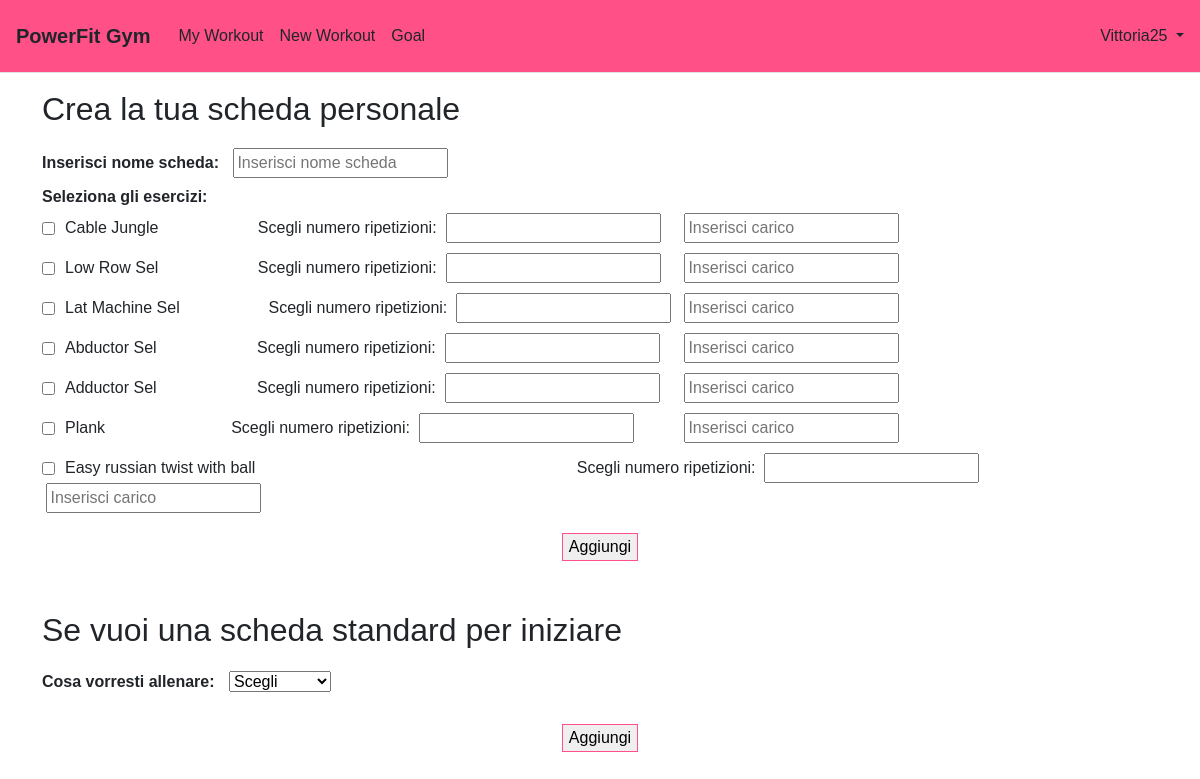
Page /exercises/new/ (signed in) on the committed database.
### accounts/models.py (models this page shows)
class CustomUser(AbstractUser):
    age = models.PositiveIntegerField(null=True, blank=True)

### exercises/models.py (models this page shows, shortened)
class Esercizi(models.Model):
    class EnumCategory(models.TextChoices):
        Arm = "AR", _("Arm")
        Abdomen = "AB", _("Abdomen")
        Leg = "L", _("Leg")
    ExID = models.IntegerField(default=0, unique=True, db_index=True)
    category = models.CharField(max_length=2, choices=EnumCategory.choices, default=EnumCategory.Arm)
    name = models.CharField(max_length=255)
    description = models.TextField(max_length=255)
    ripetizioni = models.IntegerField(default=1)
    carico = models.IntegerField(default=0)
    isDefault = models.BooleanField(default=True)

### exercises/views.py (the view, shortened to what this page needs)
# urls.py: path("new/", views.new_workout, name="article_new"),
def new_workout(request):
    LCreationResult = str()
    LFreeExList = Esercizi.objects.filter(isDefault=False)
    t_tuple = list(tuple(str()))
    for value in LFreeExList:
        t_tuple.append((value.get_category_display(), value.name, value.description, value.ExID))
    return render(request, "new_workout.html", {"lista_esercizi": t_tuple, "CreationResult": LCreationResult})

### templates/new_workout.html (shortened to what this page needs)
{% extends "base.html" %}
{% load crispy_forms_tags %}
{% block content %}
    <h2>Crea la tua scheda personale</h2>
    <form action="" method="post">{% csrf_token %}
        <label for="id_nomescheda" style="margin-right: 10px; margin-bottom: 10px;"><b>Inserisci nome
            scheda:</b></label>
        <input type="text" id="id_nomescheda" name="n_nomescheda" placeholder="Inserisci nome scheda">
        <div style="margin-bottom: 4px;"><b>Seleziona gli esercizi:</b></div>
        {% for value_esercizio in lista_esercizi %}
            <div style="margin-bottom: 10px; width: 84%; display: flex; flex-wrap: wrap; justify-content: space-between">
                <div style="width: auto; display: flex; margin-right: 80px; align-items: center">
                    <input type="checkbox" id="id_selex{{ value_esercizio.3 }}"
                           name="n_selex{{ value_esercizio.3 }}" style="margin-right: 10px;">
                    <label for="id_selex{{ value_esercizio.3 }}">
                        {{ value_esercizio.1 }}
                    </label>
                </div>
                <div style="width: auto; text-align: left">
                    Scegli numero ripetizioni:
                    <input type="number" min="0" id="id_repetitions{{ value_esercizio.3 }}" name="n_repetitions{{ value_esercizio.3 }}">
                </div>
                <div style="width: auto; margin-right: 80px; align-items: center">
                    <input type="number" min="0" id="id_load{{ value_esercizio.3 }}" name="n_load{{ value_esercizio.3 }}" placeholder="Inserisci carico">
                </div>
            </div>
        {% endfor %}
        <div style="margin-top: 20px; margin-bottom: 50px; text-align: center;">
            <input type="submit" name="Aggiungi" value="Aggiungi" style="border: 1px solid #ff5188;">
        </div>
    </form>
    <h2>Se vuoi una scheda standard per iniziare</h2>
    <form action="" method="post">{% csrf_token %}
        <label for="id_schedebase" style="margin-right: 10px; margin-bottom: 10px;"><b>Cosa vorresti
            allenare:</b></label>
        <select id="id_schedebase" name="n_schedebase">
            <option selected disabled>Scegli</option>
        </select>
        <div style="margin-top: 20px; margin-bottom: 50px; text-align: center;">
            <input type="submit" name="Aggiungi2" value="Aggiungi" style="border: 1px solid #ff5188;">
        </div>
    </form>
{% endblock content %}

### templates/base.html (shortened to what this page needs)
<!DOCTYPE html>
<html>
<head>
    {% load static %}
    <link href="https://cdn.jsdelivr.net/npm/bootstrap@5.2.3/dist/css/bootstrap.min.css" rel="stylesheet"
>
</head>
<body style="font-family: sans-serif;">
<header class="p-3 mb-3 border-bottom" style="background: #ff5188; position: fixed; width: 100%; top: 0; z-index: 1;">
    <div class="d-flex flex-wrap align-items-center justify-content-center
        justify-content-lg-start">
        <div style="padding-right: 20px; font-size: 20px;"><a class="navbar-brand middle_space" href="{% url 'home' %}"><b>PowerFit Gym</b></a>
        </div>
        <ul class="nav col-12 col-lg-auto me-lg-auto mb-2 justify-content-center
          mb-md-0">
            {% if user.is_authenticated %}
                <li><a href="{% url 'my_workout' %}" class="nav-link px-2 link-dark">My Workout</a></li>
                <li><a href="{% url 'article_new' %}" class="nav-link px-2 link-dark">New Workout</a></li>
                <li><a href="{% url 'ex_done' %}" class="nav-link px-2 link-dark">Goal</a></li>
                </ul>
                <div class="dropdown text-end">
                    <a href="#" class="d-block link-dark text-decoration-none dropdown-toggle" id="dropdownUser1"
                       data-bs-toggle="dropdown" aria-expanded="false">
                        {{ user.username }}
                    </a>
                </div>
            {% endif %}
    </div>
</header>
<main>
    <div class="container" style="margin-top: 90px">
        {% block content %}
        {% endblock content %}
    </div>
</main>
</body>
</html>

### rows in the picture
CustomUser: username "Vittoria25"
Esercizi: name "Cable Jungle"
Esercizi: name "Low Row Sel"
Esercizi: name "Lat Machine Sel"
Esercizi: name "Abductor Sel"
Esercizi: name "Adductor Sel"
Esercizi: name "Plank"
Esercizi: name "Easy russian twist with ball"
